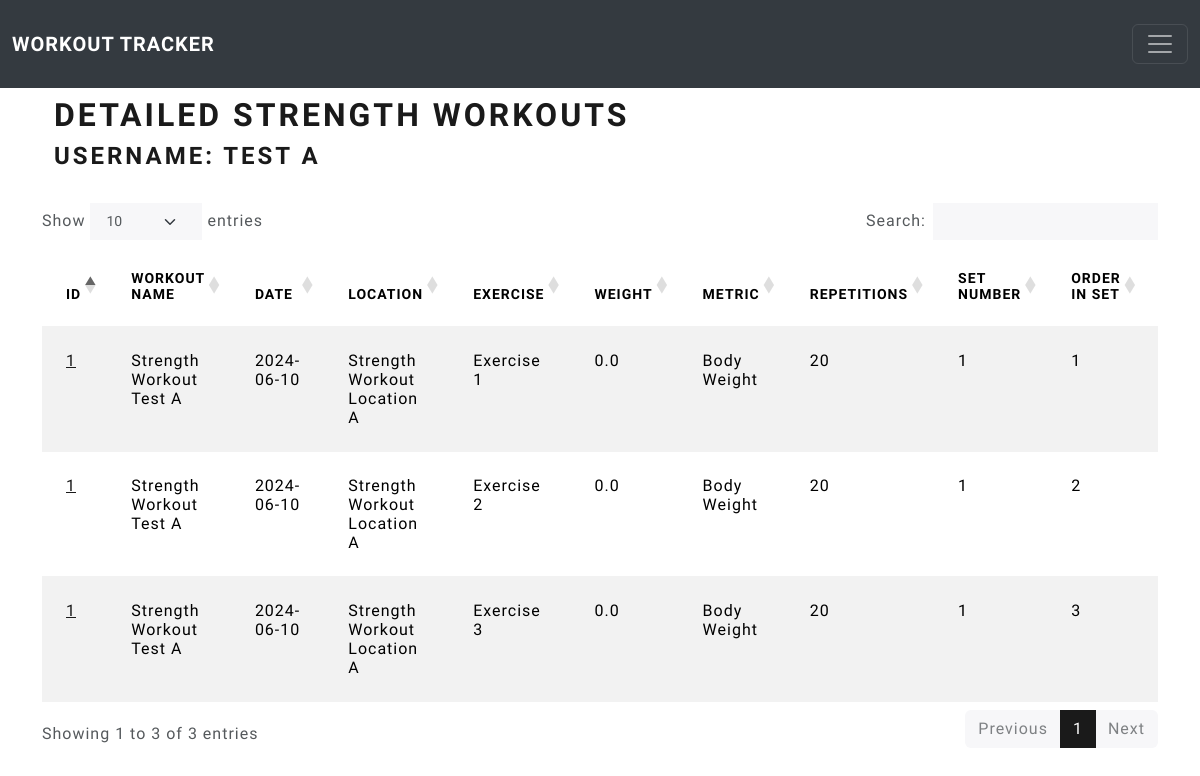
The app's page /track_strength_workouts/1 (signed in) with its own data.
### workouts/models.py (models this page shows, shortened)
class User(db.Model, UserMixin):
    __tablename__ = 'users'
    id = db.Column(db.Integer, primary_key=True)
    email = db.Column(db.String(64), unique=True, index=True)
    username = db.Column(db.String(64), unique=True, index=True)
    password_hash = db.Column(db.String(128))
    strength_workouts_sub = db.relationship('StrengthTrainingSub', backref='athlete', lazy=True)
    strength_workouts = db.relationship('StrengthTraining', backref='athlete', lazy=True)
    cardio_workouts_sub = db.relationship('CardioTrainingSub', backref='athlete', lazy=True)
    cardio_workouts = db.relationship('CardioTraining', backref='athlete', lazy=True)
    recovery_questions = db.relationship('RecoveryQuestions', backref='athlete', lazy=True)

class StrengthTraining(db.Model):
    __tablename__ = 'strength_training'
    users = db.relationship(User)
    id = db.Column(db.Integer, primary_key=True)
    user_id = db.Column(db.Integer, db.ForeignKey('users.id'), nullable=False)
    workout_name = db.Column(db.String(140), nullable=False)
    date = db.Column(db.Date, nullable=False, default=datetime.utcnow)
    location = db.Column(db.String, nullable=False)
    exercise = db.Column(db.String(140), nullable=False)
    weight = db.Column(db.Float, nullable=False)
    metric = db.Column(db.String, nullable=False)
    repetitions = db.Column(db.Integer, nullable=False)
    set_number = db.Column(db.Integer, nullable=False)
    order_in_set = db.Column(db.Integer, nullable=False)
    notes = db.Column(db.Text, nullable=False)
    exercise_count = db.Column(db.Integer, nullable=False)
    set_count = db.Column(db.Integer, nullable=False)
    sub_id = db.Column(db.Integer, nullable=False)

### workouts/strength_training/views.py (the view)
@strength_training.route('/track_strength_workouts/<int:strength_user_id>', methods=['GET', 'POST'])
@login_required
def view_strength_workout_table(strength_user_id):
    strength_training_data = StrengthTraining.query.filter_by(user_id=strength_user_id)
    table_username = User.query.filter_by(id=strength_user_id).first().username
    return render_template('track_strength_workouts.html',
                           strength_training_data=strength_training_data,
                           table_username=table_username)

### workouts/models.py (called while the page is built)
@login_manager.user_loader
def load_user(user_id):
    return User.query.get(user_id)

### workouts/templates/track_strength_workouts.html (shortened to what this page needs)
{% extends "base.html" %}
{% block content %}
    <div class="container">
    <h1>Detailed Strength Workouts</h1>
    <h3>Username: {{table_username}}</h3>
    </div>
    <br>
    <div class="table-responsive">
    <table id="data" class="table table-striped">
        <thead>
            <tr>
                <th>ID</th>
                <th>Workout Name</th>
                <th>Date</th>
                <th>Location</th>
                <th>Exercise</th>
                <th>Weight</th>
                <th>Metric</th>
                <th>Repetitions</th>
                <th>Set Number</th>
                <th>Order In Set</th>
                <th>Notes</th>
            </tr>
        </thead>
        <tbody>
            {% for exercise_set in strength_training_data %}
            <tr>
                <td><a href="{{url_for('strength_training.single_strength_workout', strength_workout_id=exercise_set.sub_id, strength_user_id=exercise_set.user_id)}}">{{ exercise_set.sub_id }}</a></td>
                <td>{{ exercise_set.workout_name }}</td>
                <td>{{ exercise_set.date }}</td>
                <td>{{ exercise_set.location }}</td>
                <td>{{ exercise_set.exercise }}</td>
                <td>{{ exercise_set.weight }}</td>
                <td>{{ exercise_set.metric }}</td>
                <td>{{ exercise_set.repetitions }}</td>
                <td>{{ exercise_set.set_number }}</td>
                <td>{{ exercise_set.order_in_set }}</td>
                <td>{{ exercise_set.notes }}</td>
            </tr>
            {% endfor %}
        </tbody>
    </table>
    </div>
{% endblock %}

### records on screen
User: username "TEST A"
StrengthTraining: sub_id "1", workout_name "Strength Workout Test A", date "2024-06-10", location "Strength Workout Location A", exercise "Exercise 1", weight "0.0", metric "Body Weight", repetitions "20", set_number "1", order_in_set "1"
StrengthTraining: sub_id "1", workout_name "Strength Workout Test A", date "2024-06-10", location "Strength Workout Location A", exercise "Exercise 2", weight "0.0", metric "Body Weight", repetitions "20", set_number "1", order_in_set "2"
StrengthTraining: sub_id "1", workout_name "Strength Workout Test A", date "2024-06-10", location "Strength Workout Location A", exercise "Exercise 3", weight "0.0", metric "Body Weight", repetitions "20", set_number "1", order_in_set "3"
